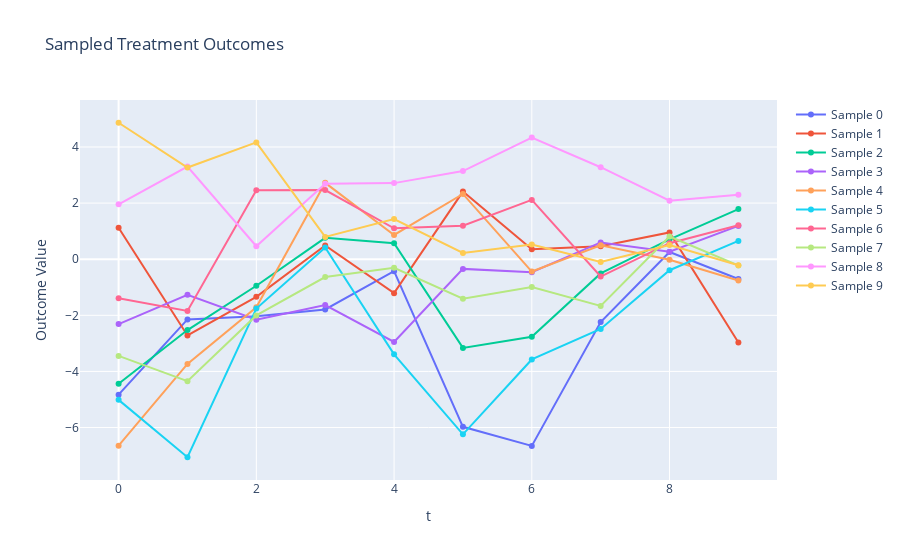

The notebook cell this image was saved under:
### Code cell
fig = go.Figure()
for sample_idx in range(len(sample_ids)):
    values = Y_sampled[sample_idx, :]
    fig.add_trace(go.Scatter(x=list(range(M + H)), y=values, name=f'Sample {sample_idx}'))
fig.update_layout(
    title='Sampled Treatment Outcomes',
    xaxis_title='t',
    yaxis_title='Outcome Value'
)
fig.show()

### Figure 1 — Plotly figure (JSON) as saved in the notebook; plotly's stock layout.template omitted (floating-point values rounded to 4 significant figures)
{"data": [{"name": "Sample 0", "type": "scatter", "x": [0, 1, 2, 3, 4, 5, 6, 7, 8, 9], "y": [-4.829, -2.147, -2.033, -1.791, -0.4266, -5.974, -6.655, -2.24, 0.2582, -0.7047]}, {"name": "Sample 1", "type": "scatter", "x": [0, 1, 2, 3, 4, 5, 6, 7, 8, 9], "y": [1.12, -2.719, -1.342, 0.4872, -1.21, 2.411, 0.3542, 0.465, 0.9543, -2.966]}, {"name": "Sample 2", "type": "scatter", "x": [0, 1, 2, 3, 4, 5, 6, 7, 8, 9], "y": [-4.439, -2.525, -0.9473, 0.7614, 0.569, -3.161, -2.767, -0.5073, 0.708, 1.786]}, {"name": "Sample 3", "type": "scatter", "x": [0, 1, 2, 3, 4, 5, 6, 7, 8, 9], "y": [-2.313, -1.267, -2.158, -1.633, -2.951, -0.3452, -0.4645, 0.598, 0.2672, 1.187]}, {"name": "Sample 4", "type": "scatter", "x": [0, 1, 2, 3, 4, 5, 6, 7, 8, 9], "y": [-6.645, -3.734, -1.713, 2.721, 0.8638, 2.325, -0.4402, 0.4958, -0.01935, -0.7587]}, {"name": "Sample 5", "type": "scatter", "x": [0, 1, 2, 3, 4, 5, 6, 7, 8, 9], "y": [-5.014, -7.059, -1.76, 0.4161, -3.391, -6.243, -3.574, -2.487, -0.3931, 0.6516]}, {"name": "Sample 6", "type": "scatter", "x": [0, 1, 2, 3, 4, 5, 6, 7, 8, 9], "y": [-1.392, -1.845, 2.461, 2.464, 1.099, 1.196, 2.114, -0.6177, 0.5695, 1.211]}, {"name": "Sample 7", "type": "scatter", "x": [0, 1, 2, 3, 4, 5, 6, 7, 8, 9], "y": [-3.448, -4.348, -2.004, -0.6358, -0.3077, -1.408, -0.9884, -1.666, 0.8101, -0.2209]}, {"name": "Sample 8", "type": "scatter", "x": [0, 1, 2, 3, 4, 5, 6, 7, 8, 9], "y": [1.956, 3.303, 0.4621, 2.691, 2.712, 3.142, 4.335, 3.278, 2.083, 2.295]}, {"name": "Sample 9", "type": "scatter", "x": [0, 1, 2, 3, 4, 5, 6, 7, 8, 9], "y": [4.863, 3.268, 4.162, 0.7952, 1.432, 0.2251, 0.5203, -0.09863, 0.5068, -0.2128]}], "layout": {"title": {"text": "Sampled Treatment Outcomes"}, "xaxis": {"title": {"text": "t"}}, "yaxis": {"title": {"text": "Outcome Value"}}}}
